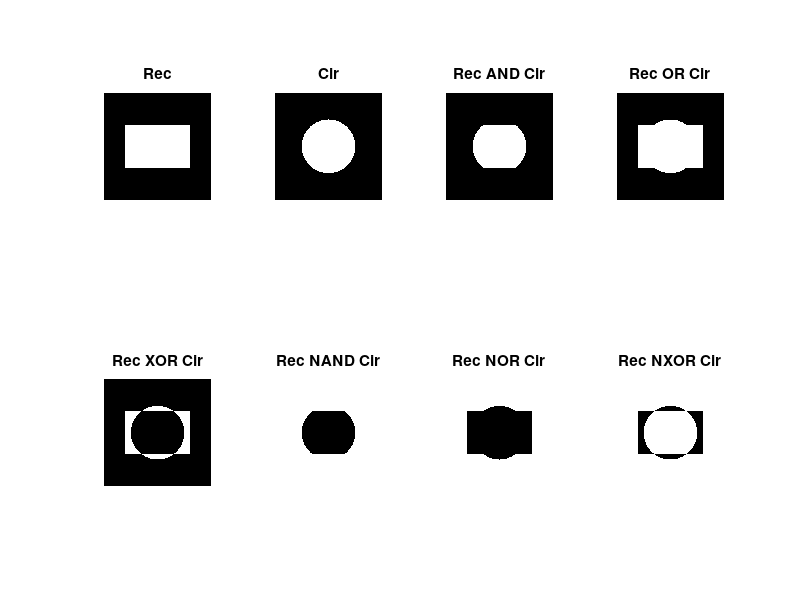

This chart was generated by the following MATLAB code:
% Assignment3:
% Task: Create two images one with a white circle at center and another with a white rectangle at center and 
% performe all logical gate operations on both images and display the output images.

% creating image with rectangle in center
rec = zeros(1001);
s = size(rec);

for i = int16(3*s(1)/10):int16(7*s(1)/10)
    for j = int16(2*s(2)/10):int16(8*s(2)/10)
        rec(i,j) = 1;        
    end
end

subplot(241);
imshow(rec);title('Rec');

% creating image with circle in center
%define radius and center coordinates
r=250;x_c=0;y_c=0;

[y,x]=ndgrid(-500:500,-500:500);

cir = (x-x_c).^2+(y-y_c).^2 <= r^2;

subplot(242);
imshow(cir);title('Cir');

% AND 
and = rec & cir;
subplot(243);
imshow(and);title('Rec AND Cir');

% OR 
or = rec | cir;
subplot(244);
imshow(or);title('Rec OR Cir');

% XOR 
x_o_r =  xor(rec, cir);
subplot(245);
imshow(x_o_r);title('Rec XOR Cir');

% NAND 
nand = ~(rec & cir);
subplot(246);
imshow(nand);title('Rec NAND Cir');

% NOR 
nor = ~(rec | cir);
subplot(247);
imshow(nor);title('Rec NOR Cir');

% NXOR 
nx_o_r =  ~xor(rec, cir);
subplot(248);
imshow(nx_o_r);title('Rec NXOR Cir');
